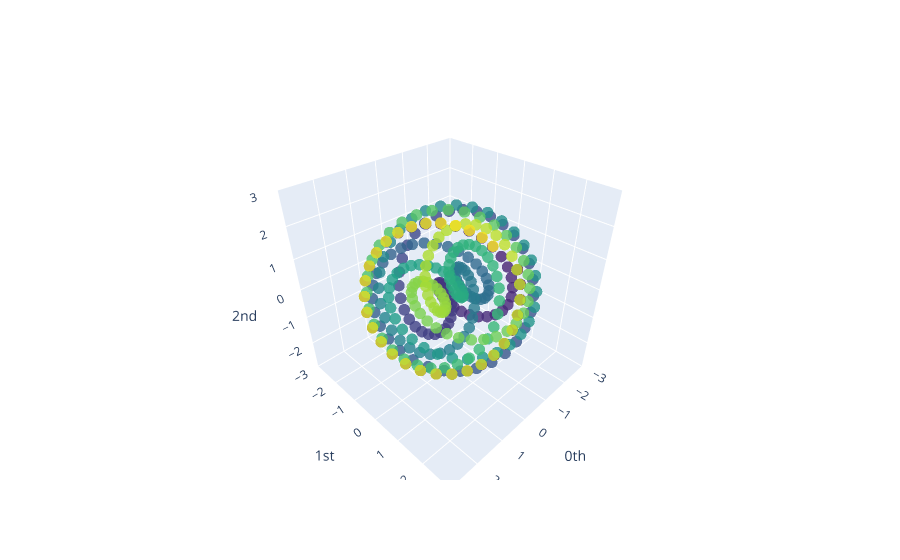

This figure's notebook cell:
### Markdown cell above
### Point clouds

### Code cell
import numpy
import gtda.plotting
import gtda.time_series

x = numpy.linspace(0, 50, 1000)
y = (numpy.cos(x) + numpy.sin(numpy.pi / 2 * x))

embedding = gtda.time_series.SingleTakensEmbedding(parameters_type="fixed", dimension = 3, time_delay = 16, stride = 3)
pc = embedding.fit_transform(y)
pc = pc @ numpy.array([
    [ numpy.cos(-numpy.pi / 2), -numpy.sin(-numpy.pi / 2), 0 ],
    [ numpy.sin(-numpy.pi / 2), numpy.cos(-numpy.pi / 2), 0 ],
    [ 0, 0, 1 ]
])

fig = gtda.plotting.plot_point_cloud(pc)
fig.update_layout(
    autosize = False,
    scene = {
        'xaxis': { 'nticks': 0, 'range': [ -3, 3 ] },
        'yaxis': { 'nticks': 0, 'range': [ -3, 3 ] },
        'zaxis': { 'nticks': 0, 'range': [ -3, 3 ] }
    }
)
display(fig)
fig.write_image(file = f"point_clouds/1.svg", format = "svg")

### Figure 1 — Plotly figure (JSON) as saved in the notebook; plotly's stock layout.template omitted (floating-point values rounded to 4 significant figures; data arrays with more than 128 entries replaced by an {"elided": "..."} marker saying what was removed)
{"data": [{"marker": {"color": {"elided": "323 int values"}, "colorscale": [[0, "#440154"], [0.1111, "#482878"], [0.2222, "#3e4989"], [0.3333, "#31688e"], [0.4444, "#26828e"], [0.5556, "#1f9e89"], [0.6667, "#35b779"], [0.7778, "#6ece58"], [0.8889, "#b5de2b"], [1, "#fde725"]], "opacity": 0.8, "size": 4}, "mode": "markers", "type": "scatter3d", "x": {"elided": "323 float values"}, "y": {"elided": "323 float values"}, "z": {"elided": "323 float values"}}], "layout": {"autosize": false, "scene": {"xaxis": {"exponentformat": "e", "nticks": 0, "range": [-3, 3], "showexponent": "all", "title": {"text": "0th"}, "type": "linear"}, "yaxis": {"exponentformat": "e", "nticks": 0, "range": [-3, 3], "showexponent": "all", "title": {"text": "1st"}, "type": "linear"}, "zaxis": {"exponentformat": "e", "nticks": 0, "range": [-3, 3], "showexponent": "all", "title": {"text": "2nd"}, "type": "linear"}}}}
